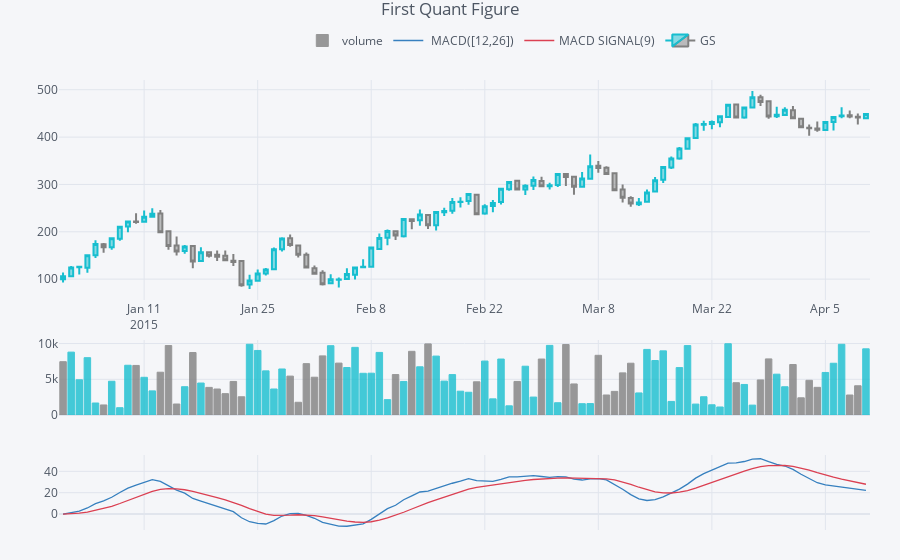

Notebook code cell kept with this figure:
### Code cell
qf=cf.QuantFig(df,title='First Quant Figure',legend='top',name='GS')
qf.add_volume(hovertext=[f"A:<BR>{i}<BR>{i}<BR>{i}<BR>{i}"for i in range(len(df))])
qf.add_macd()
qf.iplot()
